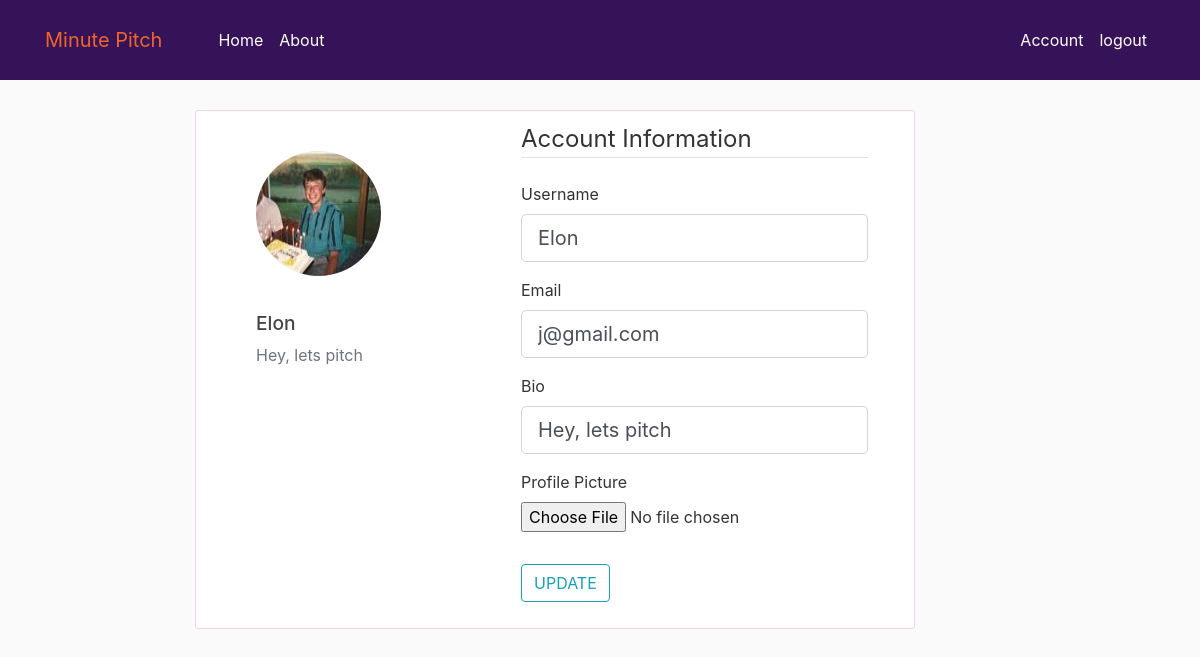
Page /account (signed in) on the committed database.
### app/models.py (models this page shows, shortened)
class User(db.Model, UserMixin):
    id = db.Column(db.Integer, primary_key=True)
    username = db.Column(db.String(20), unique=True, nullable=False)
    email = db.Column(db.String(120), unique=True, nullable=False)
    image_file = db.Column(db.String(20), nullable=False, default='default.jpg')
    password = db.Column(db.String(60), nullable=False)
    bio = db.Column(db.Text, nullable=False, default='Hey, lets pitch')
    posts = db.relationship('Post', backref='author', lazy=True)

### app/routes.py (the view)
@app.route("/account", methods=['GET', 'POST'])
@login_required
def account():
    form = UpdateAccountForm()
    if form.validate_on_submit():
        if form.photo.data:
            photo_file = save_photo(form.photo.data)
            current_user.image_file = photo_file
        current_user.username = form.username.data
        current_user.email = form.email.data
        current_user.bio = form.bio.data
        db.session.commit()
        flash('your account has been updated!', 'success')
        return redirect(url_for('account'))
    elif request.method == 'GET':
        form.username.data = current_user.username
        form.email.data = current_user.email
        form.bio.data = current_user.bio
    image_file = url_for('static', filename='photos/' + current_user.image_file)
    return render_template('account.html', title='Account',
                            image_file=image_file, form=form)

### app/forms.py (shortened to what this page needs)
class UpdateAccountForm(FlaskForm):
    username = StringField('Username',
                           validators=[DataRequired(), Length(min=2, max=20)])
    email = StringField('Email',
                        validators=[DataRequired(), Email()])
    bio = StringField('Bio',
                        validators=[DataRequired(), Length(max=100)])
    photo = FileField('Profile Picture', validators=[FileAllowed(['jpg','jpeg','png'])])
    submit = SubmitField('UPDATE')

### app/models.py (called while the page is built)
@login_manager.user_loader
def load_user(user_id):
    return User.query.get(int(user_id))

### app/templates/account.html (shortened to what this page needs)
{% extends "base.html" %}
{% block content %}
    <div class="content-section ">
        <div class="media">
            <img class="rounded-circle account-img" src="{{ image_file }}">
            <div class="media-body">
            <h2 class="account-heading">{{ current_user.username }}</h2>
            <p class="text-secondary">{{ current_user.bio}}</p>
            </div>
        </div>
        <form method="POST" action="" enctype="multipart/form-data">
            <fieldset class="form-group">
                <legend class="border-bottom mb-4">Account Information</legend>
                <div class="form-group">
                    {{ form.username.label(class="form-control-label") }}
                    {% if form.username.errors %}
                        {{ form.username(class="form-control form-control-lg is-invalid") }}
                        <div class="invalid-feedback">
                            {% for error in form.username.errors %}
                                <span>{{ error }}</span>
                            {% endfor %}
                        </div>
                    {% else %}
                        {{ form.username(class="form-control form-control-lg") }}
                    {% endif %}
                </div>
                <div class="form-group">
                    {{ form.email.label(class="form-control-label") }}
                    {% if form.email.errors %}
                        {{ form.email(class="form-control form-control-lg is-invalid") }}
                        <div class="invalid-feedback">
                            {% for error in form.email.errors %}
                                <span>{{ error }}</span>
                            {% endfor %}
                        </div>
                    {% else %}
                        {{ form.email(class="form-control form-control-lg") }}
                    {% endif %}
                </div>
                <div class="form-group">
                    {{ form.bio.label(class="form-control-label") }}
                    {% if form.bio.errors %}
                        {{ form.bio(class="form-control form-control-lg is-invalid") }}
                        <div class="invalid-feedback">
                            {% for error in form.bio.errors %}
                                <span>{{ error }}</span>
                            {% endfor %}
                        </div>
                    {% else %}
                        {{ form.bio(class="form-control form-control-lg") }}
                    {% endif %}
                </div>
                <div class="form-group">
                    {{ form.photo.label() }}
                    {{ form.photo(class="form-control-file") }}
                </div>
            </fieldset>
            <div class="form-group">
                {{ form.submit(class="btn btn-outline-info") }}
            </div>
        </form>
    </div>
{% endblock content %}

### app/static/main.css (style rules this page uses)
body { background: #fafafa; color: #333333; margin-top: 5rem; width: 70vw; }
h1, h2, h3, h4, h5, h6 { color: #444444; }
.content-section { background: #ffffff; padding: 10px 20px; border: 1px solid rgb(238, 211, 236); border-radius: 3px; margin-left: 180px; margin-top: 30px; width: 60vw; display: flex; }
.media { display: flex; flex-direction: column; margin-left: 40px; margin-right: 120px; margin-top:30px; }
.account-img { height: 125px; width: 125px; margin-right: 20px; margin-bottom: 16px; }
.account-heading { font-size: 1.2rem; margin-top:20px; }

### rows in the picture
User: username "Elon", bio "Hey, lets pitch", email "j@gmail.com"
